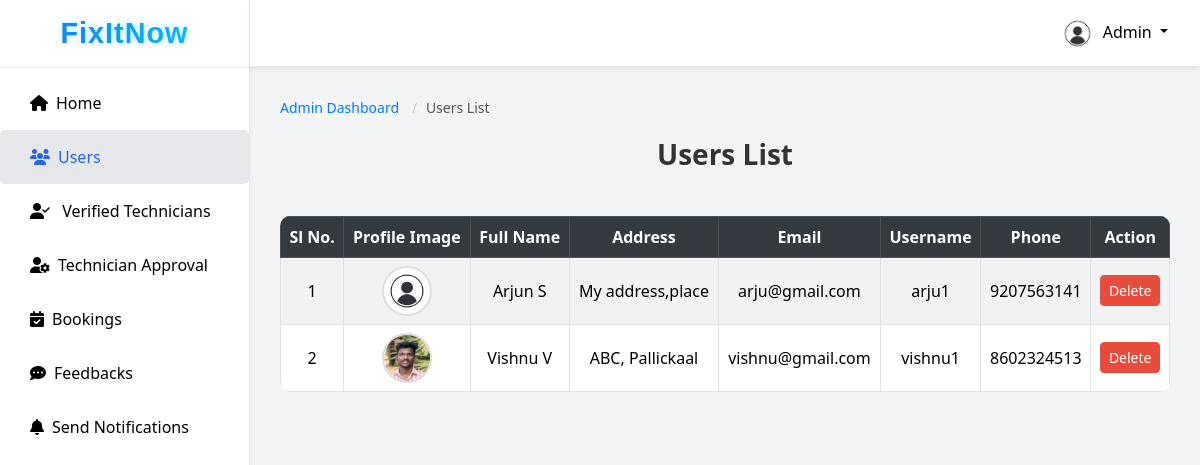
/users/, run on the app's committed database.
### fixapp/models.py (models this page shows, shortened)
class UserRegistration(models.Model):
    full_name = models.CharField(max_length=100)
    username = models.CharField(max_length=150, unique=True)
    email = models.EmailField(unique=True)
    password = models.CharField(max_length=128)  # plain password
    phone = models.CharField(max_length=15, null=True, blank=True)
    profile_image = models.ImageField(upload_to="user_profiles/", null=True, blank=True)
    city = models.CharField(max_length=100, blank=True, null=True)
    address = models.TextField(blank=True, null=True)
    latitude = models.FloatField(blank=True, null=True)
    longitude = models.FloatField(blank=True, null=True)
    registered_on = models.DateTimeField(default=timezone.now)

### fixapp/views.py (the view)
# urls.py: path("users/", views.users_list, name="users_list"),
def users_list(request):
    users = UserRegistration.objects.all()
    return render(request, "admin_page/users_list.html", {"users": users})

### fixapp/context_processors.py (called while the page is built)
def notifications_processor(request):
    notifications = []
    if request.session.get('user_id'):
        notifications = Notification.objects.filter(
            recipient_type__in=["users", "both"]
        ).order_by('-created_on')
    return {'notifications': notifications}

def technician_notifications_processor(request):
    notifications = []
    if request.session.get('technician_id'):
        notifications = Notification.objects.filter(
            recipient_type__in=["technicians", "both"]
        ).order_by('-created_on')
    return {'tech_notifications': notifications}

### templates/admin_page/users_list.html
{% extends 'admin_page/admin_dashboard.html' %}
{% load static %}
{% block users_list %}
<div class="userlist-container">
    <nav aria-label="breadcrumb">
        <ol class="breadcrumb">
            <li class="breadcrumb-item"><a href="{% url 'admin_home' %}">Admin Dashboard</a></li>
            <li class="breadcrumb-item active" aria-current="page">Users List</li>
        </ol>
    </nav>
    <h2 class="title text-center">Users List</h2>
    <div class="table-responsive">
        <table class="table table-bordered table-striped mt-4">
            <thead class="table-dark">
                <tr>
                    <th>Sl No.</th>
                    <th>Profile Image</th>
                    <th>Full Name</th>
                    <th>Address</th>
                    <th>Email</th>
                    <th>Username</th>
                    <th>Phone</th>
                    <th>Action</th>
                </tr>
            </thead>
            <tbody>
                {% for user in users %}
                <tr>
                    <td>{{ forloop.counter }}</td>
                    <td>
                        {% if user.profile_image %}
                            <img src="{{ user.profile_image.url }}" alt="Profile" width="50" height="50" class="rounded-circle">
                        {% else %}
                            <img src="{% static 'images/default_profile.png' %}" alt="Profile" width="50" height="50" class="rounded-circle">
                        {% endif %}
                    </td>
                    <td>{{ user.full_name }}</td>
                    <td>{{ user.address }}</td>
                    <td>{{ user.email }}</td>
                    <td>{{ user.username }}</td>
                    <td>{{ user.phone }}</td>
                    <td>
                        <a href="{% url 'delete_user' user.id %}"
                           class="btn btn-danger btn-sm"
                           onclick="return confirm('Are you sure you want to delete {{ user.full_name }}?');">
                            Delete
                        </a>
                    </td>
                </tr>
                {% empty %}
                <tr>
                    <td colspan="7" class="text-center">No users found</td>
                </tr>
                {% endfor %}
            </tbody>
        </table>
    </div>
</div>
{% endblock %}

### static/css/admin_dashboard.css (style rules this page uses)
body, html { height: 100%; margin: 0; font-family: "Segoe UI", sans-serif; }
.breadcrumb { padding: 8px 15px; margin-bottom: 40px; list-style: none; background-color: #f5f5f5; border-radius: 4px; }
.breadcrumb-item { display: inline; font-size: 14px; }
.breadcrumb-item + .breadcrumb-item::before { padding: 0 5px; color: #ccc; content: "/\00a0"; }
.breadcrumb-item a { color: #6c757d; text-decoration: none; }
.breadcrumb-item.active { color: #0275d8; }
.title { font-size: 22px; margin-bottom: 20px; color: #333; }
.title { font-size: 24px; margin-bottom: 25px; color: #222; font-weight: 600; text-align: center; }
.userlist-container { padding: 30px; background-color: #f3f4f6; height: 100%; }
.userlist-container h2.title { font-size: 28px; font-weight: 600; margin-bottom: 20px; color: #333; }
.breadcrumb { background: transparent; padding: 0; margin-bottom: 20px; }
.table { background: rgba(255, 255, 255, 0.2); border-radius: 10px; overflow: hidden; }
.table th, .table td { vertical-align: middle; text-align: center; }
.table th { background-color: #343a40; color: #fff; }
.table img { border: 2px solid #ddd; }
.btn-danger { background-color: #e74c3c; border-color: #e74c3c; transition: 0.3s; }
.breadcrumb a { text-decoration: none; color: #0077cc; transition: color 0.3s; }
.breadcrumb-item a { text-decoration: none; color: #007bff; }
.breadcrumb-item.active { color: #6c757d; }
.breadcrumb { background: none; padding-left: 0; margin-bottom: 20px; font-size: 14px; }
.breadcrumb a { color: #007bff; text-decoration: none; }
.breadcrumb .active { color: #555; }
.text-center { text-align: center; }

### data on the page
UserRegistration: profile_image (picture), full_name "Arjun S", address "My address,place", email "arju@gmail.com", username "arju1", phone "9207563141"
UserRegistration: profile_image (picture), full_name "Vishnu V", address "ABC, Pallickaal", email "vishnu@gmail.com", username "vishnu1", phone "8602324513"
